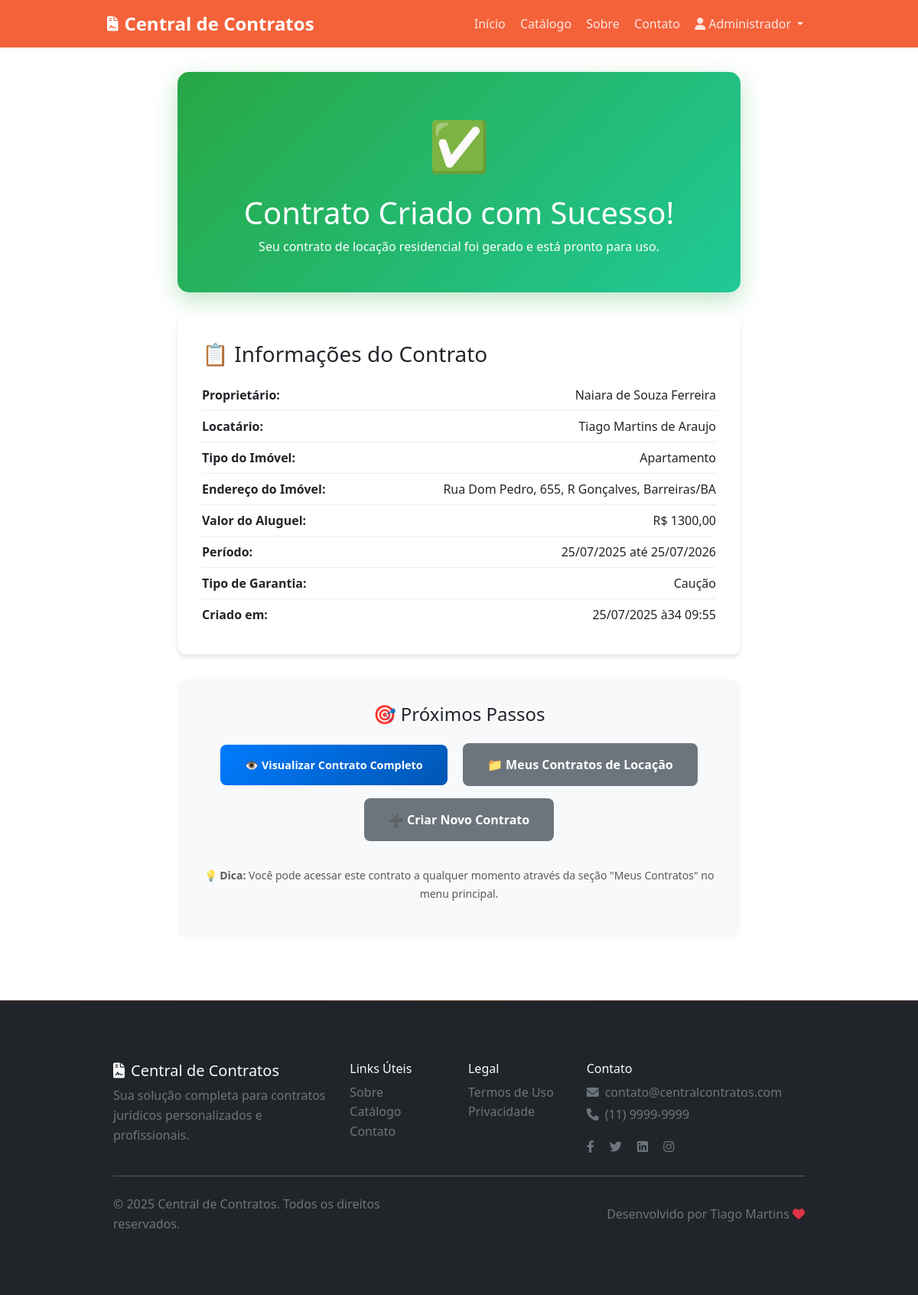
/contracts/locacao-residencial-sucesso/1/ (signed in), run on the app's committed database.
### contracts/models.py (models this page shows, shortened)
class ContratoLocacaoResidencial(models.Model):
    ESTADO_CIVIL_CHOICES = [
        ('solteiro', 'Solteiro'),
        ('casado', 'Casado'),
        ('divorciado', 'Divorciado'),
        ('viuvo', 'Viúvo'),
        ('uniao_estavel', 'União Estável'),
    ]
    ESTADO_CHOICES = [
        ('AC', 'Acre'), ('AL', 'Alagoas'), ('AP', 'Amapá'), ('AM', 'Amazonas'),
        ('BA', 'Bahia'), ('CE', 'Ceará'), ('DF', 'Distrito Federal'),
        ('ES', 'Espírito Santo'), ('GO', 'Goiás'), ('MA', 'Maranhão'),
        ('MT', 'Mato Grosso'), ('MS', 'Mato Grosso do Sul'), ('MG', 'Minas Gerais'),
        ('PA', 'Pará'), ('PB', 'Paraíba'), ('PR', 'Paraná'), ('PI', 'Piauí'),
        ('RJ', 'Rio de Janeiro'), ('RN', 'Rio Grande do Norte'), ('RS', 'Rio Grande do Sul'),
        ('RO', 'Rondônia'), ('RR', 'Roraima'), ('SC', 'Santa Catarina'),
        ('SP', 'São Paulo'), ('SE', 'Sergipe'), ('TO', 'Tocantins'),
    ]
    TIPO_IMOVEL_CHOICES = [
        ('apartamento', 'Apartamento'),
        ('casa', 'Casa'),
        ('chacara', 'Chácara'),
        ('cobertura', 'Cobertura'),
        ('duplex', 'Duplex'),
        ('fazenda', 'Fazenda'),
        ('flat', 'Flat'),
        ('galpao', 'Galpão'),
        ('kitnet', 'Kitnet'),
        ('loft', 'Loft'),
        ('mansao', 'Mansão'),
        ('sitio', 'Sítio'),
        ('sobrado', 'Sobrado'),
        ('studio', 'Studio'),
        ('terreno', 'Terreno'),
    ]
    FORMA_PAGAMENTO_CHOICES = [
        ('boleto', 'Boleto'),
        ('pix', 'PIX'),
        ('transferencia', 'Transferência Bancária'),
    ]
    DIA_PAGAMENTO_CHOICES = [
        (str(i), f"Dia {i}") for i in range(1, 32)
    ]
    GARANTIA_CHOICES = [
        ('caucao', 'Caução'),
        ('fiador', 'Fiador/Avalista'),
        ('seguro', 'Seguro Fiança'),
    ]
    user = models.ForeignKey('auth.User', on_delete=models.CASCADE, verbose_name='Usuário')
    created_at = models.DateTimeField('Criado em', auto_now_add=True)
    updated_at = models.DateTimeField('Atualizado em', auto_now=True)
    proprietario_nome = models.CharField('Nome Completo', max_length=200)
    proprietario_estado_civil = models.CharField('Estado Civil', max_length=20, choices=ESTADO_CIVIL_CHOICES)
    proprietario_nacionalidade = models.CharField('Nacionalidade', max_length=100, default='Brasileira')
    proprietario_profissao = models.CharField('Profissão', max_length=100)
    proprietario_rg = models.CharField('RG', max_length=20)
    proprietario_cpf = models.CharField('CPF', max_length=14)
    proprietario_rua = models.CharField('Rua', max_length=200)
    proprietario_numero = models.CharField('Número', max_length=10)
    proprietario_bairro = models.CharField('Bairro', max_length=100)
    proprietario_cidade = models.CharField('Cidade', max_length=100)
    proprietario_estado = models.CharField('Estado', max_length=2, choices=ESTADO_CHOICES)
    proprietario_conjuge_nome = models.CharField('Nome do Cônjuge', max_length=200, blank=True)
    proprietario_conjuge_nacionalidade = models.CharField('Nacionalidade do Cônjuge', max_length=100, blank=True)
    proprietario_conjuge_profissao = models.CharField('Profissão do Cônjuge', max_length=100, blank=True)
    proprietario_conjuge_rg = models.CharField('RG do Cônjuge', max_length=20, blank=True)
    proprietario_conjuge_cpf = models.CharField('CPF do Cônjuge', max_length=14, blank=True)
    locatario_nome = models.CharField('Nome Completo', max_length=200)
    locatario_estado_civil = models.CharField('Estado Civil', max_length=20, choices=ESTADO_CIVIL_CHOICES)
    locatario_nacionalidade = models.CharField('Nacionalidade', max_length=100, default='Brasileira')
    locatario_profissao = models.CharField('Profissão', max_length=100)
    locatario_rg = models.CharField('RG', max_length=20)
    locatario_cpf = models.CharField('CPF', max_length=14)
    locatario_rua = models.CharField('Rua', max_length=200)
    locatario_numero = models.CharField('Número', max_length=10)
    locatario_bairro = models.CharField('Bairro', max_length=100)
    locatario_cidade = models.CharField('Cidade', max_length=100)
    locatario_estado = models.CharField('Estado', max_length=2, choices=ESTADO_CHOICES)
    locatario_conjuge_nome = models.CharField('Nome do Cônjuge', max_length=200, blank=True)
    locatario_conjuge_nacionalidade = models.CharField('Nacionalidade do Cônjuge', max_length=100, blank=True)
    locatario_conjuge_profissao = models.CharField('Profissão do Cônjuge', max_length=100, blank=True)
    locatario_conjuge_rg = models.CharField('RG do Cônjuge', max_length=20, blank=True)
    locatario_conjuge_cpf = models.CharField('CPF do Cônjuge', max_length=14, blank=True)
    imovel_tipo = models.CharField('Tipo do Imóvel', max_length=20, choices=TIPO_IMOVEL_CHOICES)
    imovel_rua = models.CharField('Rua', max_length=200)
    imovel_numero = models.CharField('Número', max_length=10)
    imovel_bairro = models.CharField('Bairro', max_length=100)
    imovel_cidade = models.CharField('Cidade', max_length=100)
    imovel_estado = models.CharField('Estado', max_length=2, choices=ESTADO_CHOICES)
    imovel_matricula = models.CharField('Número da Matrícula', max_length=50, blank=True)
    imovel_cartorio = models.CharField('Cartório onde foi Registrado', max_length=200, blank=True)
    imovel_iptu = models.CharField('Número do IPTU', max_length=50, blank=True)
    imovel_conta_agua = models.CharField('Número da Conta de Água', max_length=50, blank=True)
    imovel_conta_luz = models.CharField('Número da Conta de Luz', max_length=50, blank=True)
    valor_aluguel = models.DecimalField('Valor do Aluguel', max_digits=12, decimal_places=2)
    valor_aluguel_extenso = models.CharField('Valor por Extenso', max_length=500)
    forma_pagamento = models.CharField('Forma de Pagamento', max_length=20, choices=FORMA_PAGAMENTO_CHOICES)
    dia_pagamento = models.CharField('Dia de Pagamento', max_length=2, choices=DIA_PAGAMENTO_CHOICES)
    conta_bancaria = models.CharField('Conta Bancária para Transferência', max_length=200, blank=True)
    data_inicio = models.DateField('Data de Início da Locação')
    data_termino = models.DateField('Data de Término da Locação')
    tipo_garantia = models.CharField('Tipo de Garantia', max_length=20, choices=GARANTIA_CHOICES)
    valor_caucao = models.DecimalField('Valor da Caução', max_digits=12, decimal_places=2, blank=True, null=True)
    fiador_nome = models.CharField('Nome do Fiador', max_length=200, blank=True)
    fiador_estado_civil = models.CharField('Estado Civil do Fiador', max_length=20, choices=ESTADO_CIVIL_CHOICES, blank=True)
    fiador_nacionalidade = models.CharField('Nacionalidade do Fiador', max_length=100, blank=True)
    fiador_profissao = models.CharField('Profissão do Fiador', max_length=100, blank=True)
    fiador_rg = models.CharField('RG do Fiador', max_length=20, blank=True)
    fiador_cpf = models.CharField('CPF do Fiador', max_length=14, blank=True)
    fiador_rua = models.CharField('Rua do Fiador', max_length=200, blank=True)
    fiador_numero = models.CharField('Número do Fiador', max_length=10, blank=True)
    fiador_bairro = models.CharField('Bairro do Fiador', max_length=100, blank=True)
    fiador_cidade = models.CharField('Cidade do Fiador', max_length=100, blank=True)
    fiador_estado = models.CharField('Estado do Fiador', max_length=2, choices=ESTADO_CHOICES, blank=True)
    seguro_nome_seguradora = models.CharField('Nome da Seguradora', max_length=200, blank=True)
    seguro_prazo = models.CharField('Prazo do Seguro', max_length=100, blank=True)
    seguro_valor = models.DecimalField('Valor do Seguro', max_digits=12, decimal_places=2, blank=True, null=True)
    observacoes = models.TextField('Observações', blank=True)
    class Meta:
        verbose_name = 'Contrato de Locação Residencial'
        verbose_name_plural = 'Contratos de Locação Residencial'
        ordering = ['-created_at']
    @property
    def endereco_completo_imovel(self):
        return f"{self.imovel_rua}, {self.imovel_numero}, {self.imovel_bairro}, {self.imovel_cidade}/{self.imovel_estado}"

### contracts/views.py (the view)
# urls.py: path('locacao-residencial-sucesso/<int:pk>/', views.locacao_residencial_success_view, name='locacao_residencial_success'),
@login_required
def locacao_residencial_success_view(request, pk):
    contrato = get_object_or_404(ContratoLocacaoResidencial, pk=pk, user=request.user)
    return render(request, 'contracts/locacao_residencial_success.html', {
        'contrato': contrato
    })

### templates/contracts/locacao_residencial_success.html (shortened to what this page needs)
{% extends 'base.html' %}
{% block content %}
<div class="success-container">
    <div class="success-card">
        <div class="success-icon">✅</div>
        <h1>Contrato Criado com Sucesso!</h1>
        <p class="mb-0">Seu contrato de locação residencial foi gerado e está pronto para uso.</p>
    </div>
    <div class="contract-info">
        <h3 class="mb-3">📋 Informações do Contrato</h3>
        <div class="info-row">
            <strong>Proprietário:</strong>
            <span>{{ contrato.proprietario_nome }}</span>
        </div>
        <div class="info-row">
            <strong>Locatário:</strong>
            <span>{{ contrato.locatario_nome }}</span>
        </div>
        <div class="info-row">
            <strong>Tipo do Imóvel:</strong>
            <span>{{ contrato.get_imovel_tipo_display }}</span>
        </div>
        <div class="info-row">
            <strong>Endereço do Imóvel:</strong>
            <span>{{ contrato.endereco_completo_imovel }}</span>
        </div>
        <div class="info-row">
            <strong>Valor do Aluguel:</strong>
            <span>R$ {{ contrato.valor_aluguel|floatformat:2 }}</span>
        </div>
        <div class="info-row">
            <strong>Período:</strong>
            <span>{{ contrato.data_inicio|date:"d/m/Y" }} até {{ contrato.data_termino|date:"d/m/Y" }}</span>
        </div>
        <div class="info-row">
            <strong>Tipo de Garantia:</strong>
            <span>{{ contrato.get_tipo_garantia_display }}</span>
        </div>
        <div class="info-row">
            <strong>Criado em:</strong>
            <span>{{ contrato.created_at|date:"d/m/Y às H:i" }}</span>
        </div>
    </div>
    <div class="actions-card">
        <h4 class="mb-3">🎯 Próximos Passos</h4>
        <a href="{% url 'contracts:locacao_residencial_detail' contrato.pk %}" class="btn btn-action btn-primary-custom">
            👁️ Visualizar Contrato Completo
        </a>
        <a href="{% url 'contracts:meus_contratos_locacao_residencial' %}" class="btn btn-action btn-secondary-custom">
            📁 Meus Contratos de Locação
        </a>
        <a href="{% url 'contracts:catalog' %}" class="btn btn-action btn-secondary-custom">
            ➕ Criar Novo Contrato
        </a>
        <div class="mt-4">
            <p class="text-muted">
                <small>
                    💡 <strong>Dica:</strong> Você pode acessar este contrato a qualquer momento
                    através da seção "Meus Contratos" no menu principal.
                </small>
            </p>
        </div>
    </div>
</div>
{% endblock %}

### templates/base.html (shortened to what this page needs)
<!DOCTYPE html>
<html lang="pt-br">
<head>
    <link href="https://cdn.jsdelivr.net/npm/bootstrap@5.3.0/dist/css/bootstrap.min.css" rel="stylesheet">
    <link rel="stylesheet" href="https://cdnjs.cloudflare.com/ajax/libs/font-awesome/6.0.0/css/all.min.css">
    {% load static %}
    <link rel="stylesheet" href="{% static 'css/custom.css' %}">
</head>
<body>
    <nav class="navbar navbar-expand-lg navbar-dark bg-primary">
        <div class="container">
            <a class="navbar-brand fw-bold" href="{% url 'core:home' %}">
                <i class="fas fa-file-contract me-2"></i>Central de Contratos
            </a>
            <div class="collapse navbar-collapse" id="navbarNav">
                <ul class="navbar-nav ms-auto">
                    <li class="nav-item">
                        <a class="nav-link" href="{% url 'core:home' %}">Início</a>
                    </li>
                    <li class="nav-item">
                        <a class="nav-link" href="{% url 'contracts:catalog' %}">Catálogo</a>
                    </li>
                    <li class="nav-item">
                        <a class="nav-link" href="{% url 'core:about' %}">Sobre</a>
                    </li>
                    <li class="nav-item">
                        <a class="nav-link" href="{% url 'core:contact' %}">Contato</a>
                    </li>
                    {% if user.is_authenticated %}
                        <li class="nav-item dropdown">
                            <a class="nav-link dropdown-toggle" href="#" id="navbarDropdown" role="button" data-bs-toggle="dropdown">
                                <i class="fas fa-user me-1"></i>{{ user.first_name|default:user.username }}
                            </a>
                        </li>
                    {% endif %}
                </ul>
            </div>
        </div>
    </nav>
    <main>
        {% block content %}{% endblock %}
    </main>
    <footer class="bg-dark text-light py-5 mt-5">
        <div class="container">
            <div class="row">
                <div class="col-md-4">
                    <h5><i class="fas fa-file-contract me-2"></i>Central de Contratos</h5>
                    <p class="text-muted">Sua solução completa para contratos jurídicos personalizados e profissionais.</p>
                </div>
                <div class="col-md-2">
                    <h6>Links Úteis</h6>
                    <ul class="list-unstyled">
                        <li><a href="{% url 'core:about' %}" class="text-muted text-decoration-none">Sobre</a></li>
                        <li><a href="{% url 'contracts:catalog' %}" class="text-muted text-decoration-none">Catálogo</a></li>
                        <li><a href="{% url 'core:contact' %}" class="text-muted text-decoration-none">Contato</a></li>
                    </ul>
                </div>
                <div class="col-md-2">
                    <h6>Legal</h6>
                    <ul class="list-unstyled">
                        <li><a href="{% url 'core:terms' %}" class="text-muted text-decoration-none">Termos de Uso</a></li>
                        <li><a href="{% url 'core:privacy' %}" class="text-muted text-decoration-none">Privacidade</a></li>
                    </ul>
                </div>
                <div class="col-md-4">
                    <h6>Contato</h6>
                    <p class="text-muted mb-1"><i class="fas fa-envelope me-2"></i>contato@centralcontratos.com</p>
                    <p class="text-muted mb-1"><i class="fas fa-phone me-2"></i>(11) 9999-9999</p>
                    <div class="mt-3">
                        <a href="#" class="text-muted me-3"><i class="fab fa-facebook-f"></i></a>
                        <a href="#" class="text-muted me-3"><i class="fab fa-twitter"></i></a>
                        <a href="#" class="text-muted me-3"><i class="fab fa-linkedin"></i></a>
                        <a href="#" class="text-muted"><i class="fab fa-instagram"></i></a>
                    </div>
                </div>
            </div>
            <hr class="my-4">
            <div class="row align-items-center">
                <div class="col-md-6">
                    <p class="text-muted mb-0">&copy; 2025 Central de Contratos. Todos os direitos reservados.</p>
                </div>
                <div class="col-md-6 text-end">
                    <p class="text-muted mb-0">Desenvolvido por Tiago Martins <i class="fas fa-heart text-danger"></i></p>
                </div>
            </div>
        </div>
    </footer>
</body>
</html>

### data on the page
ContratoLocacaoResidencial: proprietario_nome "Naiara de Souza Ferreira", locatario_nome "Tiago Martins de Araujo", imovel_tipo "Apartamento", endereco_completo_imovel "Rua Dom Pedro, 655, R Gonçalves, Barreiras/BA", valor_aluguel "1300,00", data_inicio "25/07/2025", data_termino "25/07/2026", tipo_garantia "Caução", created_at "25/07/2025 à34 09:55"

### other printed values
{{ user.first_name|default:user.username }} "Administrador"
